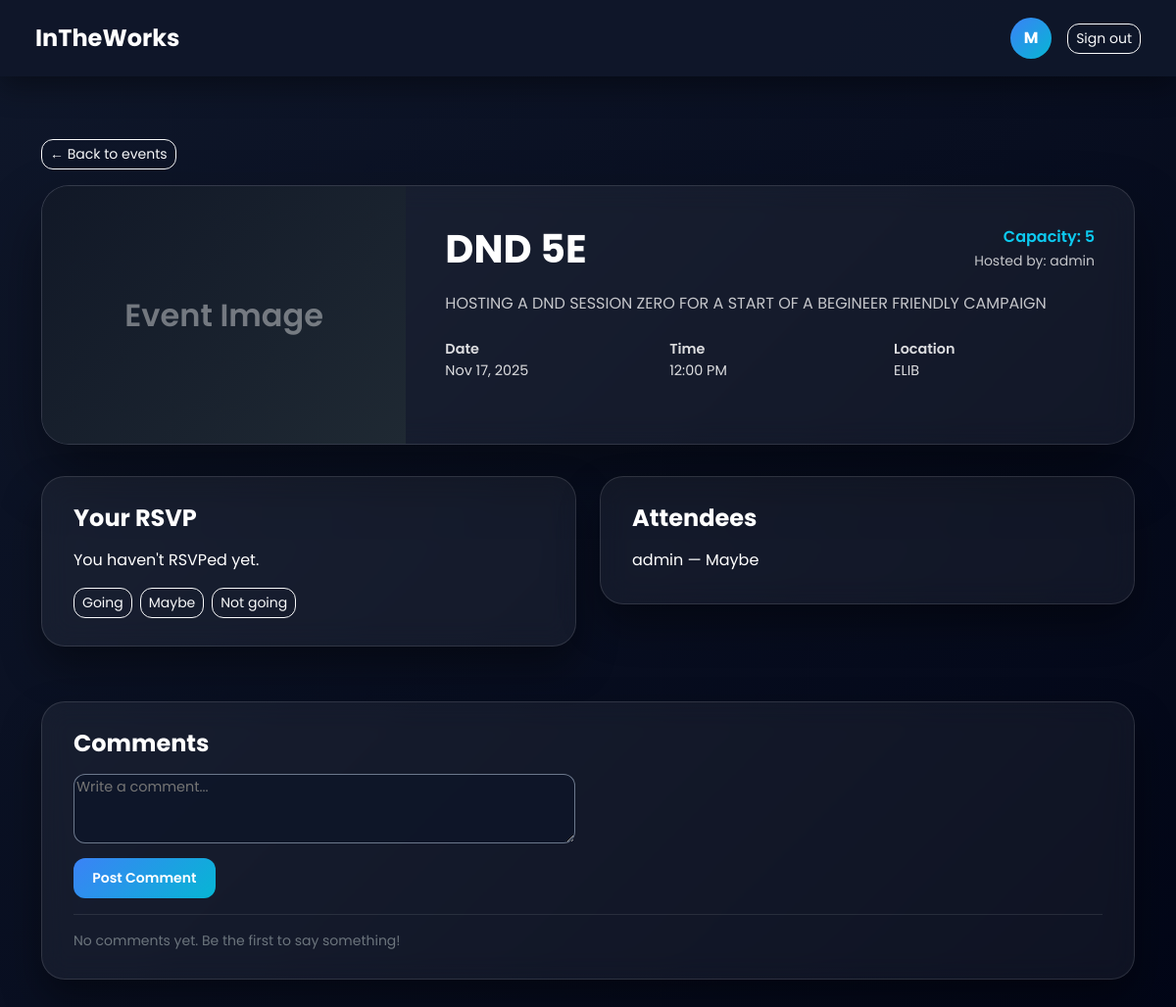
Screenshot of /events/1/ (signed in) with the database file from the repository.
### app/models.py (models this page shows, shortened)
class Event(models.Model):
    PUBLIC = 'public'
    PRIVATE = 'private'
    VISIBILITY_CHOICES = [
        (PUBLIC, 'Public'),
        (PRIVATE, 'Private'),
    ]
    title = models.CharField(max_length=100)
    description = models.TextField(blank=True)
    host = models.ForeignKey(Profile, on_delete=models.CASCADE, related_name='hosted_events')
    location = models.CharField(max_length=255)
    starts_at = models.DateTimeField()
    capacity = models.PositiveIntegerField()
    visibility = models.CharField(max_length=10, choices=VISIBILITY_CHOICES, default=PUBLIC)
    interests = models.ManyToManyField(Interest, blank=True, related_name='events')
    created_at = models.DateTimeField(auto_now_add=True)
    class Meta:
        ordering = ['starts_at']
        indexes = [
            models.Index(fields=['starts_at']),
        ]

class Profile(models.Model):
    user = models.OneToOneField(User, on_delete=models.CASCADE)
    fullname = models.CharField(max_length=100, blank=True)
    birthday = models.DateField(blank=True, null=True)
    phone_number = models.CharField(max_length=20, blank=True)
    display_name = models.CharField(max_length=30, blank=True)
    bio = models.TextField(blank=True)
    interests = models.ManyToManyField('Interest', blank=True)

class RSVP(models.Model):
    class Meta:
        constraints = [models.UniqueConstraint(fields=['user', 'event'], name='unique_rsvp')]
    GOING = 'going'
    MAYBE = 'maybe'
    NO = 'no'
    STATUS_CHOICES = [
        (GOING, 'Going'),
        (MAYBE, 'Maybe'),
        (NO, 'Not going')
    ]
    user = models.ForeignKey(Profile, on_delete=models.CASCADE)
    event = models.ForeignKey(Event, on_delete=models.CASCADE, related_name='rsvps')
    status = models.CharField(max_length=10, choices=STATUS_CHOICES)
    created_at = models.DateTimeField(auto_now_add=True)

### app/views.py (the view)
# urls.py: path('events/<int:event_id>/', views.event_detail, name='event_detail'),
@login_required
def event_detail(request, event_id):
    event = get_object_or_404(Event, id=event_id)
    profile = request.user.profile
    if profile.display_name:
        initial = profile.display_name[0].upper()
    else:
        username = request.user.username or ""
        initial = (username[0] if username else "U").upper()
    my_rsvp = RSVP.objects.filter(user=profile, event=event).first()
    attendees = RSVP.objects.filter(event=event)
    if request.method == "POST" and "comment_submit" in request.POST:
        comment_form = CommentForm(request.POST)
        if comment_form.is_valid():
            comment = comment_form.save(commit=False)
            comment.event = event
            comment.author = profile
            comment.save()
            return redirect("event_detail", event_id=event.id)
    else:
        comment_form = CommentForm()
    comments = event.comments.select_related("author", "author__user")
    return render(request, "app/event_detail.html", {
        "event": event,
        "my_rsvp": my_rsvp,
        "attendees": attendees,
        "initial": initial,
        "comment_form": comment_form,
        "comments": comments,
    })

### app/views.py
class CommentForm(ModelForm):
    class Meta:
        model = Comment
        fields = ['text']
        widgets = {
            'text': forms.Textarea(attrs={'rows': 3, 'placeholder': 'Write a comment...'}),}
        labels = {'text': 'Add a comment',}

### app/templates/app/event_detail.html (shortened to what this page needs)
<!doctype html>
<html lang="en">
<head>
  <link href="https://cdn.jsdelivr.net/npm/bootstrap@5.3.3/dist/css/bootstrap.min.css" rel="stylesheet">
</head>
<body>
<nav class="navbar navbar-expand-lg navbar-dark px-4 py-3">
  <div class="container-fluid">
    <a class="navbar-brand fw-bold fs-4" href="{% url 'event_list' %}">InTheWorks</a>
    <div class="ms-auto d-flex gap-3 align-items-center">
      <a href="{% url 'profile' %}" class="text-decoration-none text-white">
        <div class="profile-circle">{{ initial }}</div>
      </a>
      <a href="{% url 'logout' %}" class="btn btn-outline-light btn-sm">
        Sign out
      </a>
    </div>
  </div>
</nav>
<div class="container py-5 mt-3">
  <div class="mb-3">
    <a href="{% url 'event_list' %}" class="btn btn-outline-light btn-sm">
      ← Back to events
    </a>
  </div>
  <div class="event-card row g-0 align-items-stretch">
    <div class="col-md-4">
      <div class="event-image">
        Event Image
      </div>
    </div>
    <div class="col-md-8">
      <div class="event-info">
        <div class="d-flex justify-content-between align-items-start mb-3">
          <div>
            <h1 class="fw-bold mb-1">{{ event.title }}</h1>
          </div>
          <div class="text-end">
            {% if event.capacity %}
              <span class="fw-semibold text-info">
                Capacity: {{ event.capacity }}
              </span>
              <br>
            {% endif %}
            <small class="opacity-75">
              Hosted by: {{ event.host.display_name|default:event.host.user.username }}
            </small>
          </div>
        </div>
        <p class="mb-4 opacity-75">
          {{ event.description|default:"No description provided yet." }}
        </p>
        <div class="row event-meta mb-4">
          <div class="col-sm-4">
            <span class="fw-semibold">Date</span>
            <span>{{ event.starts_at|date:"M d, Y" }}</span>
          </div>
          <div class="col-sm-4">
            <span class="fw-semibold">Time</span>
            <span>{{ event.starts_at|time:"g:i A" }}</span>
          </div>
          <div class="col-sm-4">
            <span class="fw-semibold">Location</span>
            <span>{{ event.location }}</span>
          </div>
        </div>
      </div>
    </div>
  </div>
  <div class="row mt-4">
    <div class="col-md-6 mb-3">
      <div class="card-glass">
        <h4 class="fw-bold mb-3">Your RSVP</h4>
        {% if my_rsvp %}
          <p class="mb-3">
            <strong>Current status:</strong>
            {{ my_rsvp.get_status_display }}
          </p>
        {% else %}
          <p class="mb-3">
            You haven't RSVPed yet.
          </p>
        {% endif %}
        <form method="post" action="{% url 'rsvp_event' event.id %}">
          <div class="d-flex flex-wrap gap-2">
            <button
              type="submit"
              name="status"
              value="going"
              class="btn btn-sm
                {% if my_rsvp and my_rsvp.status == 'going' %}
                  btn-primary
                {% else %}
                  btn-outline-light
                {% endif %}
              ">
              Going
            </button>
            <button
              type="submit"
              name="status"
              value="maybe"
              class="btn btn-sm
                {% if my_rsvp and my_rsvp.status == 'maybe' %}
                  btn-primary
                {% else %}
                  btn-outline-light
                {% endif %}
              ">
              Maybe
            </button>
            <button
              type="submit"
              name="status"
              value="no"
              class="btn btn-sm
                {% if my_rsvp and my_rsvp.status == 'no' %}
                  btn-primary
                {% else %}
                  btn-outline-light
                {% endif %}
              ">
              Not going
            </button>
          </div>
        </form>
      </div>
    </div>
    <div class="col-md-6 mb-3">
      <div class="card-glass">
        <h4 class="fw-bold mb-3">Attendees</h4>
        {% if attendees %}
          <ul class="list-unstyled mb-0">
            {% for rsvp in attendees %}
              <li class="mb-1">
                {{ rsvp.user.display_name|default:rsvp.user.user.username }}
                — {{ rsvp.get_status_display }}
              </li>
            {% endfor %}
          </ul>
        {% else %}
          <p class="mb-0">No RSVPs yet.</p>
        {% endif %}
      </div>
    </div>
  </div>
  <div class="row mt-3">
    <div class="col-12">
      <div class="card-glass">
        <h4 class="fw-bold mb-3">Comments</h4>
        <form method="post" class="mb-3">
          <div class="mb-2">
            {{ comment_form.text }}
          </div>
          <button
            type="submit"
            name="comment_submit"
            class="btn btn-primary btn-sm">
            Post Comment
          </button>
        </form>
        <hr class="border-secondary">
        {% if comments %}
          <ul class="list-unstyled mb-0">
            {% for comment in comments %}
              <li class="mb-3">
                <div class="d-flex align-items-start gap-2">
                  <div
                    style="
                      width: 32px;
                      height: 32px;
                      border-radius: 999px;
                      background: linear-gradient(135deg,#3b82f6,#06b6d4);
                      display:flex;
                      align-items:center;
                      justify-content:center;
                      font-size: 0.85rem;
                      font-weight: 700;
                    ">
                    {% if comment.author.display_name %}
                      {{ comment.author.display_name|first|upper }}
                    {% else %}
                      {{ comment.author.user.username|first|upper }}
                    {% endif %}
                  </div>
                  <div>
                    <div class="small fw-semibold">
                      {{ comment.author.display_name|default:comment.author.user.username }}
                      <span class="text-secondary small ms-1">
                        · {{ comment.created_at|date:"M d, Y" }}
                        at {{ comment.created_at|time:"g:i A" }}
                      </span>
                    </div>
                    <div class="small mb-1">
                      {{ comment.text|linebreaksbr }}
                    </div>
                    {% if comment.author.user == request.user %}
                      <div class="d-flex gap-3 small mt-1">
                        <a href="{% url 'edit_comment' comment.id %}"
                           class="text-info text-decoration-none fw-semibold">
                          Edit
                        </a>
                        <form method="post"
                              action="{% url 'delete_comment' comment.id %}"
                              style="display:inline;">
                          {% csrf_token %}
                          <button type="submit"
                                  class="btn btn-link p-0 m-0 text-danger text-decoration-none small fw-semibold">
                            Delete
                          </button>
                        </form>
                      </div>
                    {% endif %}
                  </div>
                </div>
              </li>
            {% endfor %}
          </ul>
        {% else %}
          <p class="mb-0 text-secondary small">
            No comments yet. Be the first to say something!
          </p>
        {% endif %}
      </div>
    </div>
  </div>
</div>
</body>
</html>

### app/templates/app/event_detail.html (style rules this page uses)
body { font-family: 'Poppins', sans-serif; background: linear-gradient(135deg, #0f172a, #020617); color: #fff; min-height: 100vh; }
.navbar { background: rgba(15, 23, 42, 0.95); box-shadow: 0 10px 30px rgba(0,0,0,.4); }
.profile-circle { width: 42px; height: 42px; border-radius: 50%; background: linear-gradient(135deg, #3b82f6, #06b6d4); display: flex; align-items: center; justify-content: center; font-weight: 700; }
.event-card { background: rgba(255,255,255,0.05); border-radius: 1.75rem; border: 1px solid rgba(255,255,255,.12); box-shadow: 0 30px 60px rgba(0,0,0,.4); backdrop-filter: blur(14px); overflow: hidden; margin-bottom: 2rem; }
.event-image { height: 100%; min-height: 260px; background: linear-gradient(135deg, #111827, #1f2933); display: flex; align-items: center; justify-content: center; font-size: 2rem; font-weight: 600; color: rgba(255,255,255,.4); }
.event-info { padding: 2.5rem; }
.btn-primary { background: linear-gradient(135deg, #3b82f6, #06b6d4); border: none; border-radius: .75rem; padding: .65rem 1.2rem; font-weight: 600; }
.btn-outline-light { border-radius: .75rem; }
.event-meta span { display: block; font-size: .9rem; opacity: .85; }
.card-glass { background: rgba(255,255,255,0.05); border-radius: 1.5rem; border: 1px solid rgba(255,255,255,.12); box-shadow: 0 20px 40px rgba(0,0,0,.4); backdrop-filter: blur(14px); padding: 1.75rem 2rem; margin-bottom: 1.5rem; }
textarea { background: rgba(15,23,42,.85); border-radius: .75rem; border: 1px solid rgba(148,163,184,.7); color: #e5e7eb; font-size: 0.9rem; }

### rows the page displays
Event: title "DND 5E", capacity "5", host.display_name "admin", description "HOSTING A DND SESSION ZERO FOR A START OF A BEGINEER FRIENDLY CAMPAIGN", starts_at "Nov 17, 2025", starts_at "12:00 PM", location "ELIB"
RSVP: user.display_name "admin", status "Maybe"

### other values shown
{{ initial }} "M"
